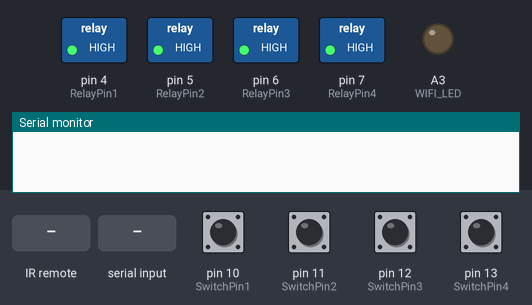
The sketch below on a simulated Arduino Uno, built with avr-gcc and run on an emulated ATmega328P. Shown: switched loads named in the sketch (green lamp = pin HIGH), output pins drawn as LEDs (lit = HIGH), the last lines printed to the serial monitor. The inputs (shaded band) are chosen by the test bench; at power-on: pin 10 (SwitchPin1), pin 11 (SwitchPin2), pin 12 (SwitchPin3), pin 13 (SwitchPin4) HIGH. EEPROM starts erased.

Above: at 2.5 s.
2.6 s: infrared code 0x80BFF10E received
At 3.5 s:
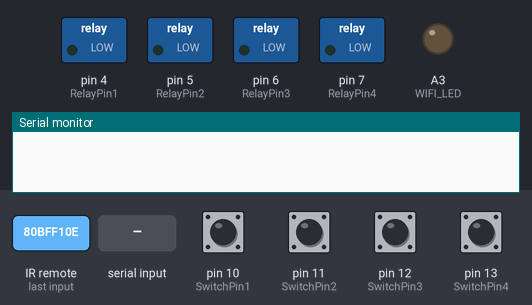
4.4 s: "A0" received over the second serial link
At 6.5 s:
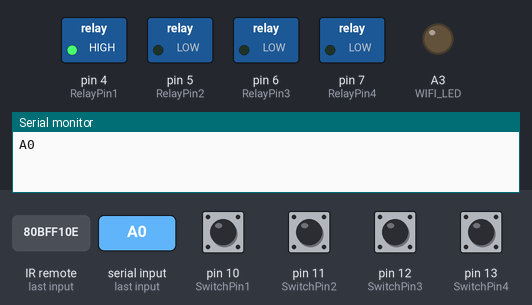
6.8 s: "B0" received over the second serial link
At 8.4 s:
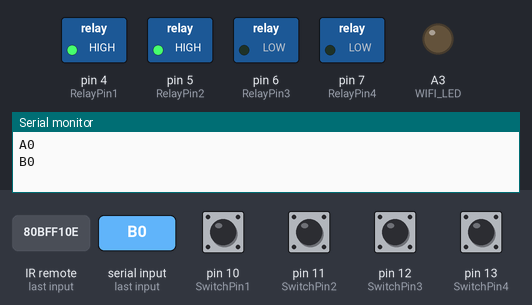
9.3 s: pin 10 (SwitchPin1) pulled LOW for 0.15 s
At 9.8 s:
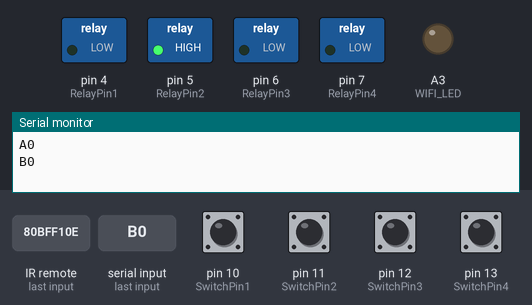
10.9 s: pin 12 (SwitchPin3) pulled LOW for 0.15 s
At 12.1 s:
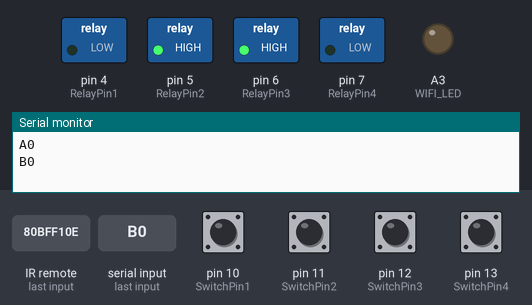
12.5 s: pin 11 (SwitchPin2) pulled LOW for 0.15 s
At 13.4 s:
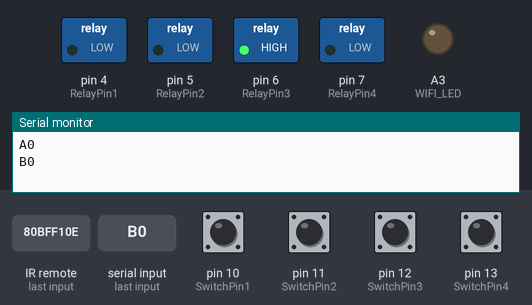
Timing chart, 0 to 15.1 s (numbered marks = the images above; inputs shaded):
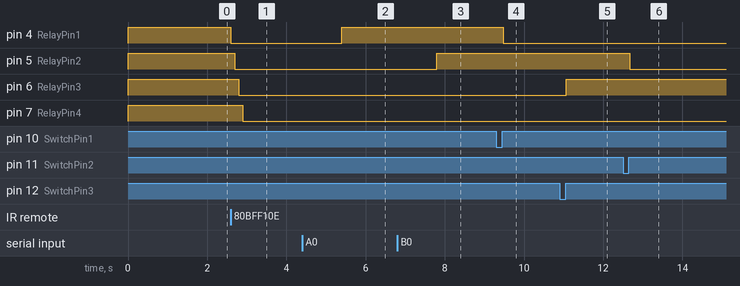

Measured:
- after the input at 2.6 s, pin 4 (RelayPin1): HIGH → LOW at once; pin 5 (RelayPin2): HIGH → LOW after 0.10 s; pin 6 (RelayPin3): HIGH → LOW after 0.20 s; pin 7 (RelayPin4): HIGH → LOW after 0.30 s
- after the input at 4.4 s, pin 4 (RelayPin1): LOW → HIGH after 1.0 s
- after the input at 6.8 s, pin 5 (RelayPin2): LOW → HIGH after 1.0 s
- after the input at 9.3 s, pin 4 (RelayPin1): HIGH → LOW after 0.17 s
- after the input at 10.9 s, pin 6 (RelayPin3): LOW → HIGH after 0.17 s
- after the input at 12.5 s, pin 5 (RelayPin2): HIGH → LOW after 0.17 s

The sketch:

Code_ArduinoUNO_EEPROM_WiFi_IR_Button_4Relay.ino
```cpp
/**********************************************************************************
 *  TITLE: WiFi (SinricPro) + IR + Manual Button (momentary) control 4 Relays using Arduino EEPROM
 *  Click on the following links to learn more.
 *  YouTube Video: https://youtu.be/YpddzFyWMHA
 *  Related Blog : https://iotcircuithub.com/arduino-iot-project-with-google-assistant-alexa/
 *  by Tech StudyCell
 *
 *  Download the libraries
 *  IRremote 3.5.2 Library:  https://github.com/Arduino-IRremote/Arduino-IRremote
 *  AceButton 1.9.1 Library: https://github.com/bxparks/AceButton
 *  Arduino-timer 2.3.1 Library: https://github.com/contrem/arduino-timer
 **********************************************************************************/

#include <EEPROM.h>
#include <IRremote.h>
#include <SoftwareSerial.h>
#include <AceButton.h>
#include <arduino-timer.h>

auto timer = timer_create_default(); // create a timer with default settings
using namespace ace_button;

SoftwareSerial mySerial(2, 3); // RX, TX D2, D3

// define the GPIO connected with Relays and switches
#define RelayPin1 4  //D4
#define RelayPin2 5  //D5
#define RelayPin3 6  //D6
#define RelayPin4 7  //D7

#define SwitchPin1 10  //D10
#define SwitchPin2 11  //D11
#define SwitchPin3 12  //D12
#define SwitchPin4 13  //D13

#define IR_RECV_PIN A0  //A0
#define WIFI_LED A3  //A3

//Update the HEX code of IR Remote buttons 0x<HEX CODE>
#define IR_Button_1   0x80BF49B6
#define IR_Button_2   0x80BFC936
#define IR_Button_3   0x80BF33CC
#define IR_Button_4   0x80BF718E
#define IR_All_Off    0x80BF3BC4
#define IR_All_On     0x80BFF10E

IRrecv irrecv(IR_RECV_PIN);
decode_results results;

String bt_data; // variable for storing bluetooth data
String pinStatus = "0000";

ButtonConfig config1;
AceButton button1(&config1);
ButtonConfig config2;
AceButton button2(&config2);
ButtonConfig config3;
AceButton button3(&config3);
ButtonConfig config4;
AceButton button4(&config4);

void handleEvent1(AceButton*, uint8_t, uint8_t);
void handleEvent2(AceButton*, uint8_t, uint8_t);
void handleEvent3(AceButton*, uint8_t, uint8_t);
void handleEvent4(AceButton*, uint8_t, uint8_t);

void relayOnOff(int relay){
 switch(relay){
      case 1:
            digitalWrite(RelayPin1, !digitalRead(RelayPin1)); // change state for relay-1
            EEPROM.update(0,digitalRead(RelayPin1));
            delay(100);
      break;
      case 2:
            digitalWrite(RelayPin2, !digitalRead(RelayPin2)); // change state for relay-2
            EEPROM.update(1,digitalRead(RelayPin2));
            delay(100);
      break;
      case 3:
            digitalWrite(RelayPin3, !digitalRead(RelayPin3)); // change state for relay-3
            EEPROM.update(2,digitalRead(RelayPin3));
            delay(100);
      break;
      case 4:
            digitalWrite(RelayPin4, !digitalRead(RelayPin4)); // change state for relay-4
            EEPROM.update(3,digitalRead(RelayPin4));
            delay(100);
      break;
      default : break;
      }
}

void eepromState()
{
  digitalWrite(RelayPin1, EEPROM.read(0)); delay(200);
  digitalWrite(RelayPin2, EEPROM.read(1)); delay(200);
  digitalWrite(RelayPin3, EEPROM.read(2)); delay(200);
  digitalWrite(RelayPin4, EEPROM.read(3)); delay(200);
}

void wifi_control()
{
  if(mySerial.available()) {
    bt_data = mySerial.readString();
    Serial.println(bt_data);
        if(bt_data == "A1") { digitalWrite(RelayPin1, LOW);  EEPROM.update(0,LOW); } // if 'A1' received Turn on Relay1
        if(bt_data == "A0") { digitalWrite(RelayPin1, HIGH); EEPROM.update(0,HIGH); } // if 'A0' received Turn off Relay1
        if(bt_data == "B1") { digitalWrite(RelayPin2, LOW);  EEPROM.update(1,LOW); } // if 'B1' received Turn on Relay2
        if(bt_data == "B0") { digitalWrite(RelayPin2, HIGH); EEPROM.update(1,HIGH); } // if 'B0' received Turn off Relay2
        if(bt_data == "C1") { digitalWrite(RelayPin3, LOW);  EEPROM.update(2,LOW); } // if 'C1' received Turn on Relay3
        if(bt_data == "C0") { digitalWrite(RelayPin3, HIGH); EEPROM.update(2,HIGH); } // if 'C0' received Turn off Relay3
        if(bt_data == "D1") { digitalWrite(RelayPin4, LOW);  EEPROM.update(3,LOW); } // if 'D1' received Turn on Relay4
        if(bt_data == "D0") { digitalWrite(RelayPin4, HIGH); EEPROM.update(3,HIGH); } // if 'D0' received Turn off Relay4
        if(bt_data == "W1") { digitalWrite(WIFI_LED, HIGH); } // if 'W1' Turn on WiFi LED
        if(bt_data == "W0") { digitalWrite(WIFI_LED, LOW); } // if 'W0' Turn off WiFi LED
        delay(20);
  }
}

void ir_remote(){
  if (irrecv.decode(&results)) {

      switch(results.value){
          case IR_Button_1:  relayOnOff(1);     break;
          case IR_Button_2:  relayOnOff(2);     break;
          case IR_Button_3:  relayOnOff(3);     break;
          case IR_Button_4:  relayOnOff(4);     break;
          case IR_All_Off:   all_Switch_OFF();  break;
          case IR_All_On:    all_Switch_ON();   break;
          default : break;
        }
        //Serial.println(results.value, HEX);
        irrecv.resume();
  }
}

void all_Switch_ON(){
  digitalWrite(RelayPin1, LOW); EEPROM.update(0,LOW); delay(100);
  digitalWrite(RelayPin2, LOW); EEPROM.update(1,LOW); delay(100);
  digitalWrite(RelayPin3, LOW); EEPROM.update(2,LOW); delay(100);
  digitalWrite(RelayPin4, LOW); EEPROM.update(3,LOW); delay(100);
}

void all_Switch_OFF(){
  digitalWrite(RelayPin1, HIGH); EEPROM.update(0,HIGH); delay(100);
  digitalWrite(RelayPin2, HIGH); EEPROM.update(1,HIGH); delay(100);
  digitalWrite(RelayPin3, HIGH); EEPROM.update(2,HIGH); delay(100);
  digitalWrite(RelayPin4, HIGH); EEPROM.update(3,HIGH); delay(100);
}

void sendStatus(){
  pinStatus = String(!digitalRead(RelayPin1)) + String(!digitalRead(RelayPin2)) + String(!digitalRead(RelayPin3)) + String(!digitalRead(RelayPin4));
  mySerial.print(pinStatus);
}

void setup() {
  Serial.begin(9600);
  mySerial.begin(9600);

  irrecv.enableIRIn(); // Start the receiver

  pinMode(RelayPin1, OUTPUT);
  pinMode(RelayPin2, OUTPUT);
  pinMode(RelayPin3, OUTPUT);
  pinMode(RelayPin4, OUTPUT);
  pinMode(WIFI_LED, OUTPUT);

  pinMode(SwitchPin1, INPUT_PULLUP);
  pinMode(SwitchPin2, INPUT_PULLUP);
  pinMode(SwitchPin3, INPUT_PULLUP);
  pinMode(SwitchPin4, INPUT_PULLUP);

  //During Starting all Relays should TURN OFF
  digitalWrite(RelayPin1, HIGH);
  digitalWrite(RelayPin2, HIGH);
  digitalWrite(RelayPin3, HIGH);
  digitalWrite(RelayPin4, HIGH);
  digitalWrite(WIFI_LED, LOW);

  config1.setEventHandler(button1Handler);
  config2.setEventHandler(button2Handler);
  config3.setEventHandler(button3Handler);
  config4.setEventHandler(button4Handler);

  button1.init(SwitchPin1);
  button2.init(SwitchPin2);
  button3.init(SwitchPin3);
  button4.init(SwitchPin4);

  delay(500);
  eepromState();
  // call the toggle_led function every 2000 millis (2 seconds)
  timer.every(2000, sendStatus);
}

void loop() {

  ir_remote();
  wifi_control();

  button1.check();
  button2.check();
  button3.check();
  button4.check();

  timer.tick(); // tick the timer
}

void button1Handler(AceButton* button, uint8_t eventType, uint8_t buttonState) {
  switch (eventType) {
    case AceButton::kEventReleased:
      relayOnOff(1);
      break;
  }
}
void button2Handler(AceButton* button, uint8_t eventType, uint8_t buttonState) {
  switch (eventType) {
    case AceButton::kEventReleased:
      relayOnOff(2);
      break;
  }
}
void button3Handler(AceButton* button, uint8_t eventType, uint8_t buttonState) {
  switch (eventType) {
    case AceButton::kEventReleased:
      relayOnOff(3);
      break;
  }
}
void button4Handler(AceButton* button, uint8_t eventType, uint8_t buttonState) {
  switch (eventType) {
    case AceButton::kEventReleased:
      relayOnOff(4);
      break;
  }
}
```
